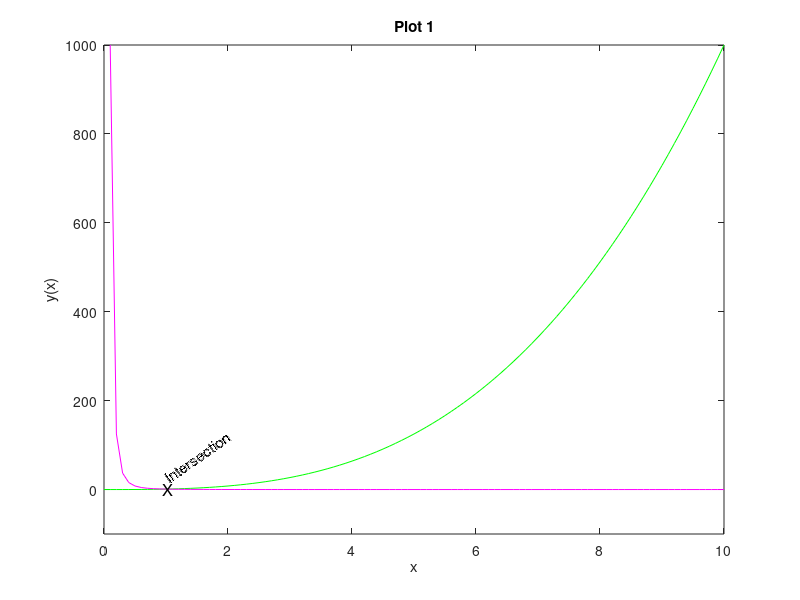
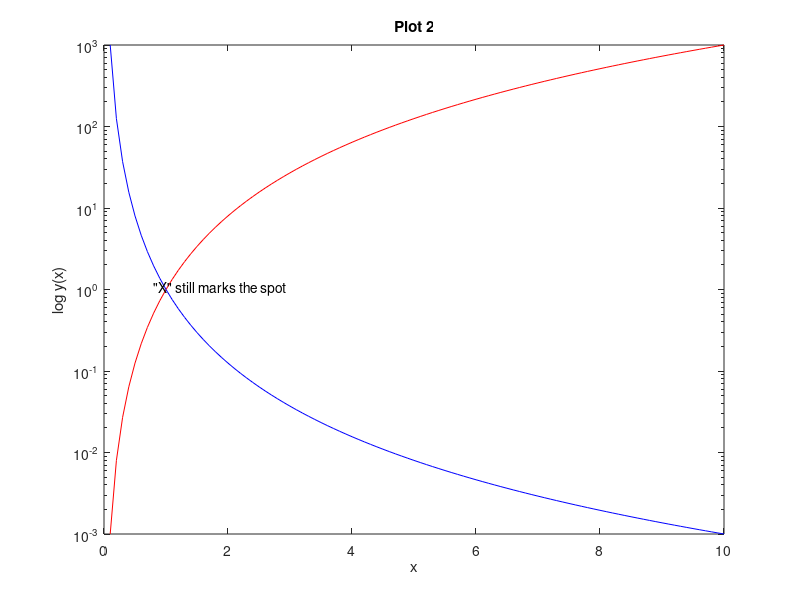
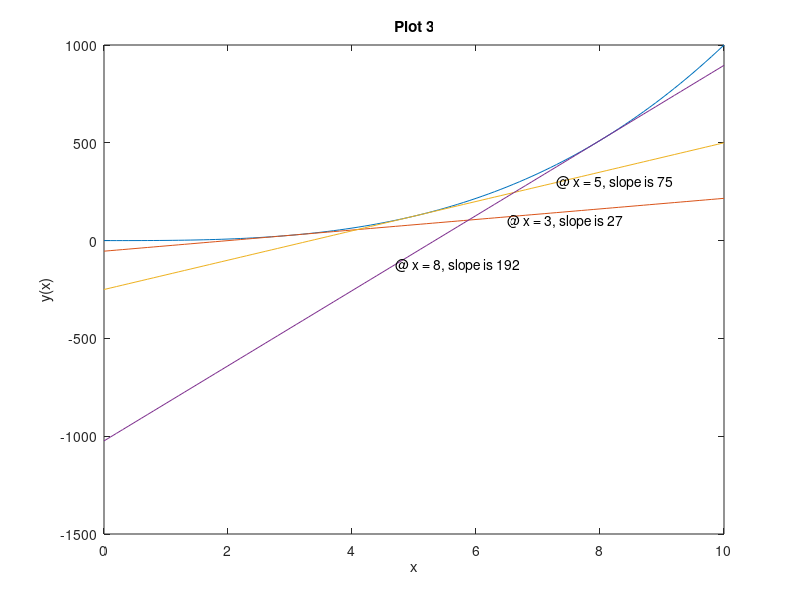

MATLAB code for these plots, in order:
% Given: 
x = [0:0.1:10];
yp = x.^3;
ym = x.^(-3);

% Part 1: 
figure(1); 
% subplot(1,3,1) % Is there a way to control the size of the plot window
% that appears? --No. 
% Furthermore, is there a way to control where the figures appear, i.e. not
% on top of each other? -- apparently *set* does a lot of this, to be
% covered at a later date
plot(x,yp,'g',x,ym,'m');
ylim([-100 1000]);
title('Plot 1');
xlabel('x');
ylabel('y(x)');
% The grid for the text command does not seem to match that of the plot -
% hence having to offset it. Is this true, and why? -- Whitespace & size of
% text need to be accounted for; *fontsize* can change text size, but then
% offsets need to be altered as well.
text(0.95,1,'X','fontsize', 12);
% Can this text be placed at an angle? -- Yes, need to look up the command
% - 'rotation'
text(1,25,'Intersection', 'rotation', 35, 'fontsize', 11); 
% Further note, plots appear differently on different screens.  On my laptop,
% the X & 'Intersection' appeared very small, so I increased the text size.
% On my desktop, 14 seems too big...

% Part 2:
figure(2); 
%subplot(1,3,2)
semilogy(x,yp,'r',x,ym,'b');
title('Plot 2');
xlabel('x');
ylabel('log y(x)');
text(0.8,1.05,'"X" still marks the spot'); 

% Part 3:
figure(3); 
%subplot(1,3,3)
plot(x,yp)
title('Plot 3');
xlabel('x');
ylabel('y(x)');
% ylim([-500 1000]) % with the more flexible loop, don't want to set axis
% limits or colors for scalability
hold on 
% ways to do this... the below requires knowing the position of the desired
% x-value within each variable. What I'd like to do is a loop that would
% loop through and calculate the line for x = 3, x = 5, & x = 8 using m =
% 3*x(or t).^2  instead of 'gradient' Need a new variable? => t = 3, 5, 8
% then yd3 = (x-t(1))*m(t) + yp(t)??
t = [3 5 8];
% Using gradient, rather than just the symbolic derivative (3x^2), the
% function is flexible and will still work when yp is changed
m = gradient(yp,x);

hold on 
% More of a fundamental question about loops - Why are the dummy variables
% needed? Why does it not work to say "for each value of t, do this..."

for r = 1:length(t); % -- Serves as a counter i.e how many times to run
    % the loop
    ix = find(x==t(r),1); % finds the indices of the specified entries, 
    % i.e. x(31), and tells it the max values to return, i.e. 1.
    yd = (x-x(ix))*m(ix)+yp(ix);
    plot(x,yd); 
end
hold off
% ===============================
% older version of solution: 
% yd3 = (x-x(31))*yd(31)+yp(31);
% yd5 = (x-x(51))*yd(51)+yp(51);
% yd8 = (x-x(81))*yd(81)+yp(81);
% plot(x,yd3,'m',x,yd5,'g',x,yd8,'c')
% ===============================

text(4.7,-125,'@ x = 8, slope is 192') 
% Note: gtext brings up crosshairs and allows you to click wherever you
% want the text to appear on the plot
text(6.5,100,'@ x = 3, slope is 27')
text(7.3,300,'@ x = 5, slope is 75')
hold off
% Could also automate the text content and placement within the loop - but
% not today.
